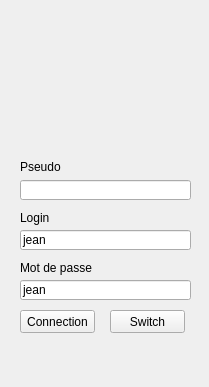
<?xml version="1.0" encoding="UTF-8"?>
<ui version="4.0">
 <class>auth</class>
 <widget class="QWidget" name="auth">
  <property name="geometry">
   <rect>
    <x>0</x>
    <y>0</y>
    <width>209</width>
    <height>387</height>
   </rect>
  </property>
  <property name="windowTitle">
   <string>Wishcord - auth</string>
  </property>
  <property name="windowOpacity">
   <double>1.000000000000000</double>
  </property>
  <widget class="QPushButton" name="pushAction">
   <property name="geometry">
    <rect>
     <x>20</x>
     <y>310</y>
     <width>75</width>
     <height>23</height>
    </rect>
   </property>
   <property name="text">
    <string>Connection</string>
   </property>
  </widget>
  <widget class="QLineEdit" name="linePass">
   <property name="geometry">
    <rect>
     <x>20</x>
     <y>280</y>
     <width>171</width>
     <height>20</height>
    </rect>
   </property>
   <property name="text">
    <string>jean</string>
   </property>
  </widget>
  <widget class="QLineEdit" name="lineLogin">
   <property name="geometry">
    <rect>
     <x>20</x>
     <y>230</y>
     <width>171</width>
     <height>20</height>
    </rect>
   </property>
   <property name="text">
    <string>jean</string>
   </property>
  </widget>
  <widget class="QLineEdit" name="linePseudo">
   <property name="enabled">
    <bool>true</bool>
   </property>
   <property name="geometry">
    <rect>
     <x>20</x>
     <y>180</y>
     <width>171</width>
     <height>20</height>
    </rect>
   </property>
  </widget>
  <widget class="QLabel" name="labelPseudo">
   <property name="enabled">
    <bool>true</bool>
   </property>
   <property name="geometry">
    <rect>
     <x>20</x>
     <y>160</y>
     <width>47</width>
     <height>13</height>
    </rect>
   </property>
   <property name="text">
    <string>Pseudo</string>
   </property>
  </widget>
  <widget class="QLabel" name="labelLogin">
   <property name="geometry">
    <rect>
     <x>20</x>
     <y>210</y>
     <width>131</width>
     <height>16</height>
    </rect>
   </property>
   <property name="text">
    <string>Login</string>
   </property>
  </widget>
  <widget class="QLabel" name="labelPass">
   <property name="geometry">
    <rect>
     <x>20</x>
     <y>260</y>
     <width>191</width>
     <height>16</height>
    </rect>
   </property>
   <property name="text">
    <string>Mot de passe</string>
   </property>
  </widget>
  <widget class="QPushButton" name="pushSwitch">
   <property name="geometry">
    <rect>
     <x>110</x>
     <y>310</y>
     <width>75</width>
     <height>23</height>
    </rect>
   </property>
   <property name="text">
    <string>Switch</string>
   </property>
  </widget>
  <widget class="QLabel" name="labelState">
   <property name="geometry">
    <rect>
     <x>20</x>
     <y>340</y>
     <width>171</width>
     <height>31</height>
    </rect>
   </property>
   <property name="text">
    <string/>
   </property>
  </widget>
 </widget>
 <layoutdefault spacing="6" margin="11"/>
 <resources/>
 <connections>
  <connection>
   <sender>pushSwitch</sender>
   <signal>clicked()</signal>
   <receiver>auth</receiver>
   <slot>switchAction()</slot>
   <hints>
    <hint type="sourcelabel">
     <x>157</x>
     <y>321</y>
    </hint>
    <hint type="destinationlabel">
     <x>103</x>
     <y>193</y>
    </hint>
   </hints>
  </connection>
  <connection>
   <sender>pushAction</sender>
   <signal>clicked()</signal>
   <receiver>auth</receiver>
   <slot>action()</slot>
   <hints>
    <hint type="sourcelabel">
     <x>57</x>
     <y>321</y>
    </hint>
    <hint type="destinationlabel">
     <x>104</x>
     <y>193</y>
    </hint>
   </hints>
  </connection>
 </connections>
 <slots>
  <slot>switchAction()</slot>
  <slot>action()</slot>
 </slots>
</ui>
